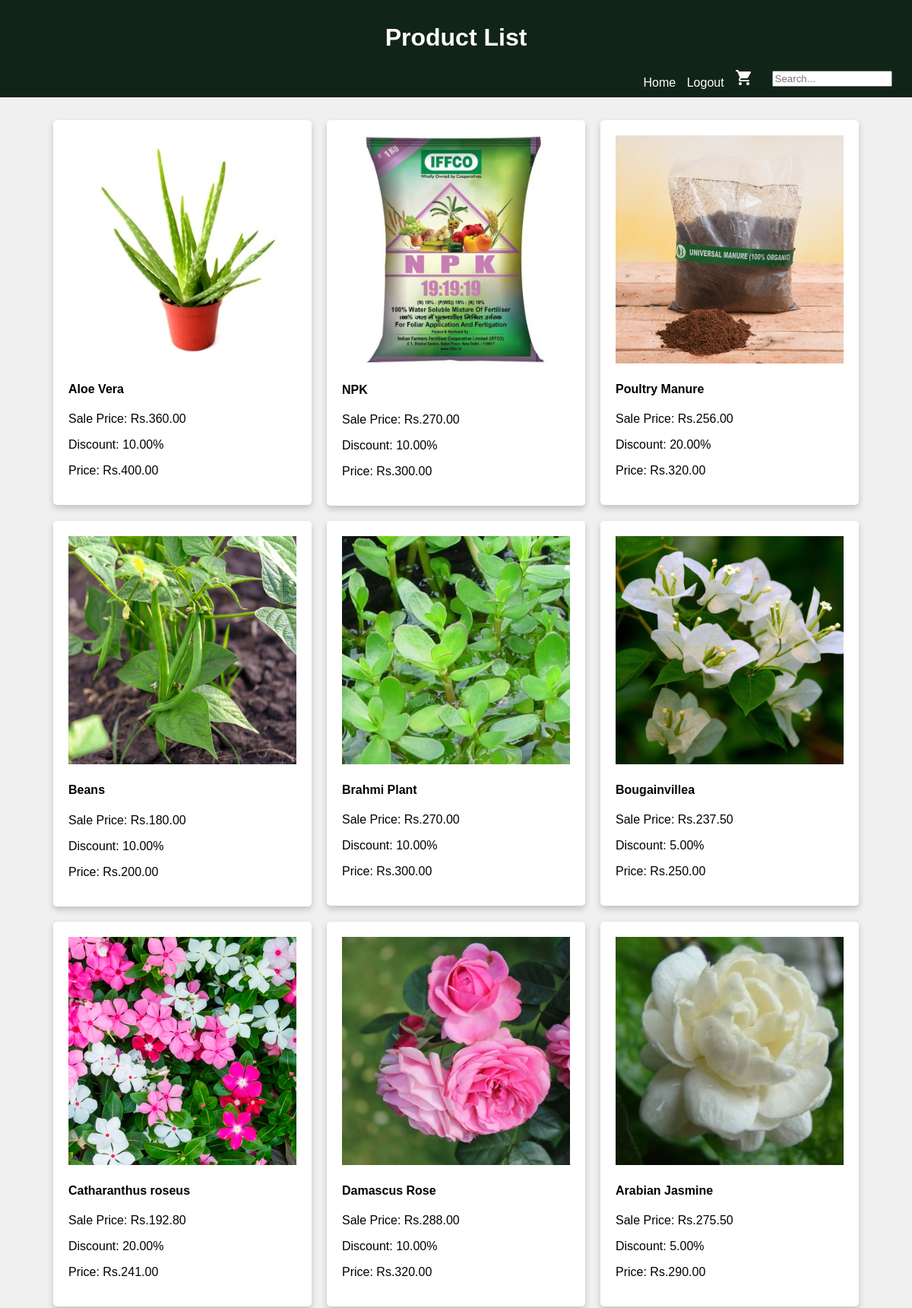
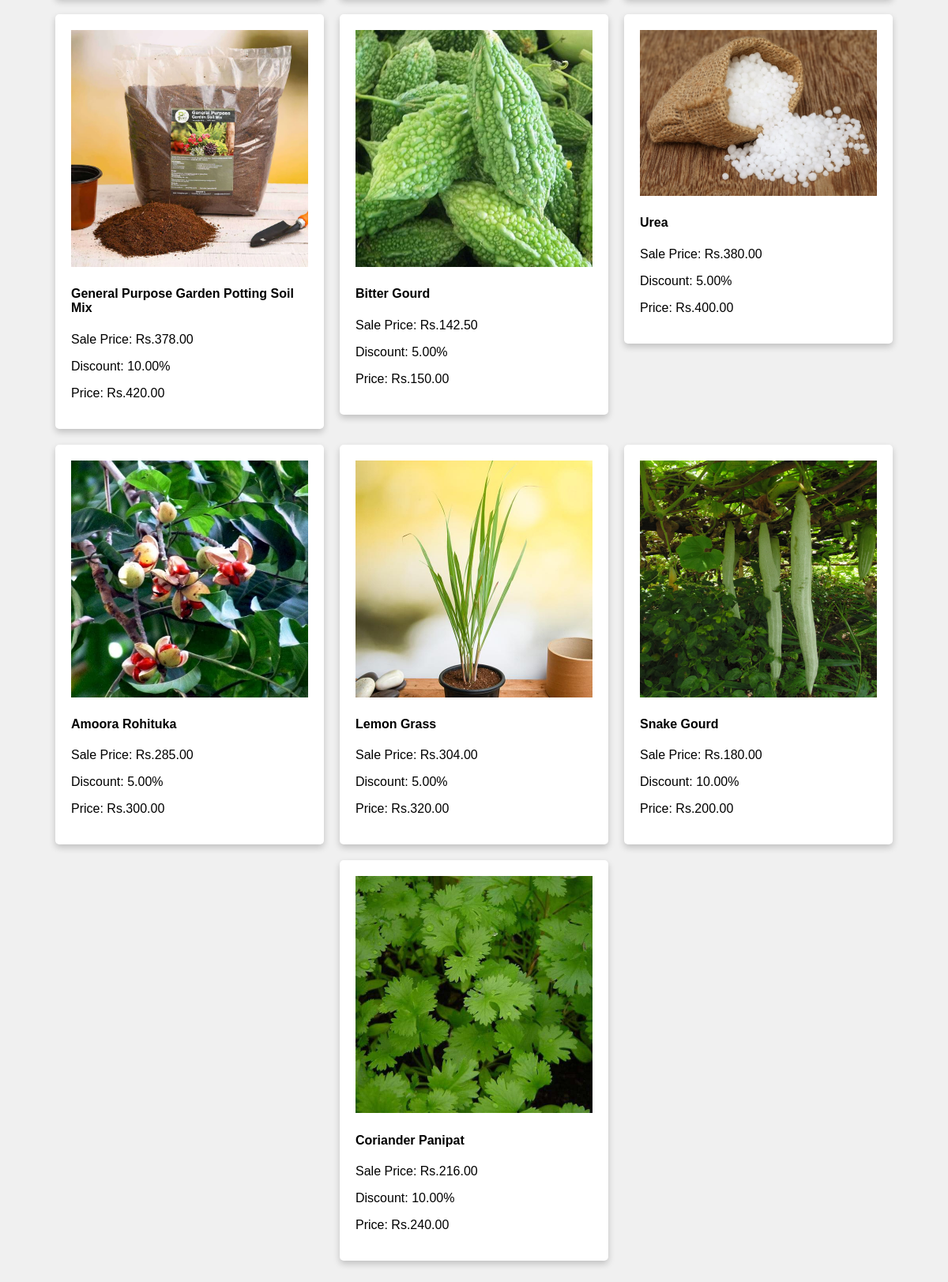
The page /plants/ on the database its author committed (2 pictures, top to bottom).
### appplant/models.py (models this page shows, shortened)
class Product2(models.Model):
     product_name = models.CharField(max_length=255)
     category = models.ForeignKey(Category2, on_delete=models.CASCADE)  # Use ForeignKey to relate to Category
     subcategory = models.ForeignKey(Subcategory2, on_delete=models.CASCADE)  # Use ForeignKey to relate to Subcategory
     stock = models.PositiveIntegerField(default=1, null=True)
     description = models.TextField()
     price = models.DecimalField(max_digits=10, decimal_places=2)
     discount = models.DecimalField(max_digits=5, decimal_places=2, default=0.0)
     sale_price = models.DecimalField(max_digits=10, decimal_places=2, editable=False)
     product_image = models.ImageField(upload_to='product_images/')
     STATUS_CHOICES = [
         ('In Stock', 'In Stock'),
         ('Out of Stock', 'Out of Stock'),
     ]
     status = models.CharField(max_length=20, choices=STATUS_CHOICES, default='In Stock')

### appplant/views.py (the view)
# urls.py: path('plants/',views.product_grid,name="plants"),
def product_grid(request):
    products = Product2.objects.all()  # Fetch all products
    return render(request, 'plants.html', {'products': products})

### templates/plants.html (shortened to what this page needs)
{% load static %}
<!DOCTYPE html>
<html lang="en">
<head>
</head>
<body>
    <header>
        <h1>Product List</h1>
        <nav>
            <ul class="header-menu">
                <li><a href="{% url 'home' %}"> Home</a></li>
                <li><a href="{% url 'index' %}"> Logout</a></li>
                <li><a href="{% url 'index' %}"><img src="{% static 'images/cart3.png' %}" alt="Cart" class="Cart-icon" style="margin-right: 10px;"></a></li>
                <li>
                    <div class="search-bar">
                        <input type="text" placeholder="Search...">
                        <button type="submit"></button>
                    </div>
                </li>
            </ul>
        </nav>
    </header>
    <div class="product-container">
        {% for product in products %}
         <div class="col-md-3">
            <div class="product-card">
                  <a href="{% url 'product_details' product.id %}">
                  <img src="{{ product.product_image.url }}" alt="{{ product.product_name }}"></a>
                  <h4>{{ product.product_name }}</h4>
                  <p>Sale Price: Rs.{{ product.sale_price }}</p>
                  <p>Discount: {{ product.discount }}%</p>
                  <p>Price: Rs.{{ product.price }}</p>
            </div>
         </div>
         {% endfor %}
    </div>
</body>
</html>

### templates/plants.html (style rules this page uses)
body { font-family: Arial, sans-serif; background-color: #f0f0f0; margin: 0; padding: 0; }
header { background-color: #112418; color: white; text-align: center; padding: 10px 0; }
.product-container { display: flex; flex-wrap: wrap; justify-content: center; margin: 20px; }
.product-card { background-color: white; box-shadow: 0 4px 8px 0 rgba(0, 0, 0, 0.2); margin: 10px; padding: 20px; width: 300px; border-radius: 5px; }
.product-card img { width: 100%; height: auto; }
.header-menu { list-style: none; padding: 0; margin: 0; }
.header-menu li { display: inline-block; margin-right: 10px; }
.header-menu a { text-decoration: none; color: #fff; }
.search-bar { float: right; }
.search-bar input[type="text"] { width: 150px; }
.search-bar button { background: none; border: none; cursor: pointer; }
.header-menu { list-style: none; padding: 0; margin: 0; text-align: right; }
.Cart-icon { color: white; }
.Cart-icon { filter: brightness(0) invert(1); }

### rows shown on the page
Product2: product_image (picture), product_name "Aloe Vera", sale_price "360.00", discount "10.00", price "400.00"
Product2: product_image (picture), product_name "NPK", sale_price "270.00", discount "10.00", price "300.00"
Product2: product_image (picture), product_name "Poultry Manure", sale_price "256.00", discount "20.00", price "320.00"
Product2: product_image (picture), product_name "Beans", sale_price "180.00", discount "10.00", price "200.00"
Product2: product_image (picture), product_name "Brahmi Plant", sale_price "270.00", discount "10.00", price "300.00"
Product2: product_image (picture), product_name "Bougainvillea", sale_price "237.50", discount "5.00", price "250.00"
Product2: product_image (picture), product_name "Catharanthus roseus", sale_price "192.80", discount "20.00", price "241.00"
Product2: product_image (picture), product_name "Damascus Rose", sale_price "288.00", discount "10.00", price "320.00"
Product2: product_image (picture), product_name "Arabian Jasmine", sale_price "275.50", discount "5.00", price "290.00"
Product2: product_image (picture), product_name "General Purpose Garden Potting Soil Mix", sale_price "378.00", discount "10.00", price "420.00"
Product2: product_image (picture), product_name "Bitter Gourd", sale_price "142.50", discount "5.00", price "150.00"
Product2: product_image (picture), product_name "Urea", sale_price "380.00", discount "5.00", price "400.00"
Product2: product_image (picture), product_name "Amoora Rohituka", sale_price "285.00", discount "5.00", price "300.00"
Product2: product_image (picture), product_name "Lemon Grass", sale_price "304.00", discount "5.00", price "320.00"
Product2: product_image (picture), product_name "Snake Gourd", sale_price "180.00", discount "10.00", price "200.00"
Product2: product_image (picture), product_name "Coriander Panipat", sale_price "216.00", discount "10.00", price "240.00"
